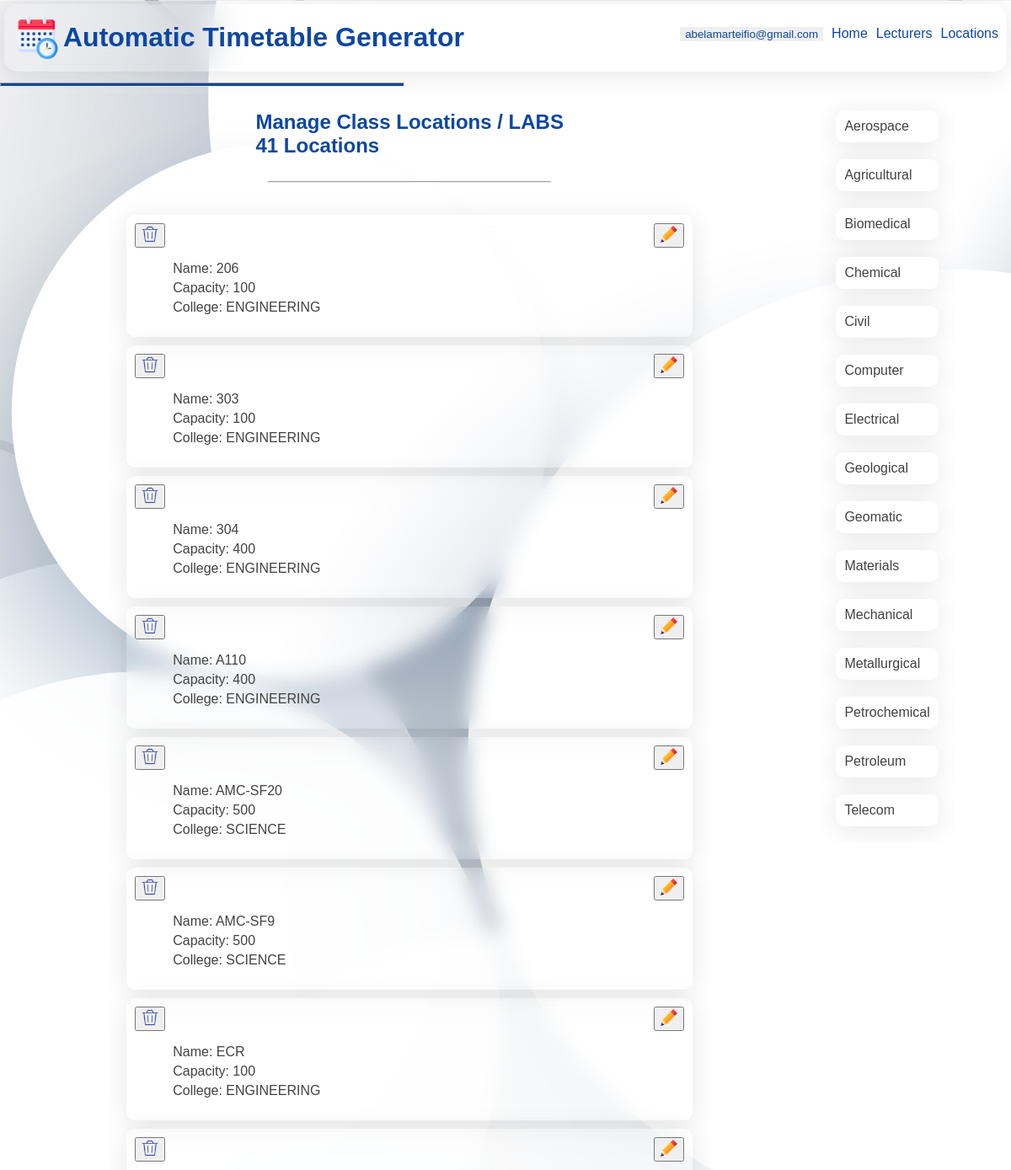
The app's page /abelamarteifio@gmail.com/locations (upper part), older data.
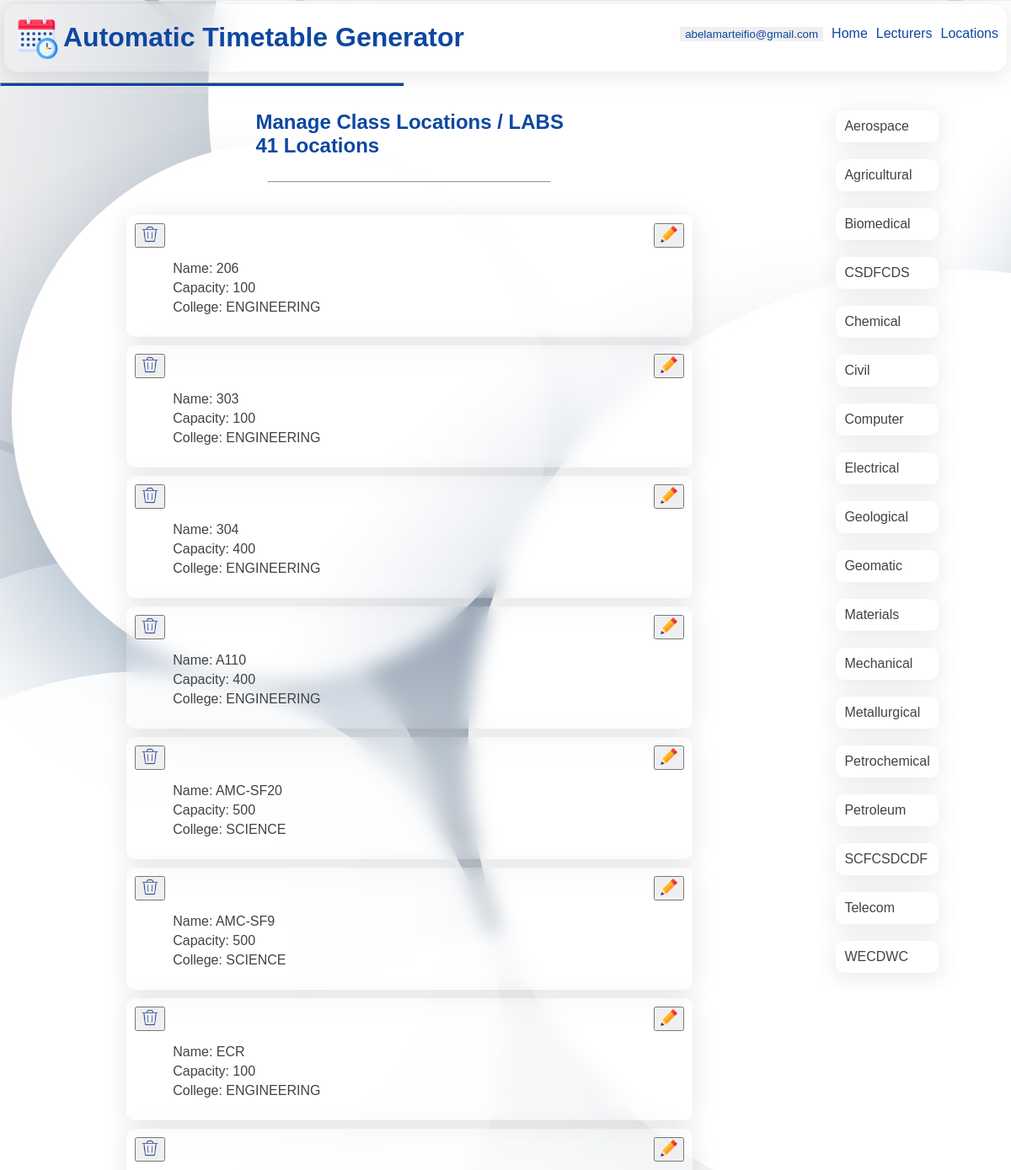
The same page, newer data.
### webversion/models.py (models this page shows, shortened)
class Location(models.Model):
    name = models.CharField(max_length=255, unique=True)
    capacity = models.IntegerField(default=0)
    is_Lab = models.BooleanField(default=False, null=True)
    about = models.CharField(max_length=255, null=True)
    is_in_same_college = models.BooleanField(default=True, null=True)
    college_main = models.ForeignKey("College", on_delete=models.CASCADE, related_name="location_college", null=True)
    college = models.CharField(max_length=255, null=True)
    creator = models.ForeignKey(UserAccount, on_delete=models.CASCADE, related_name="location_creator", null=True)
    floor = models.SmallIntegerField(null=True)

class Department(models.Model):
    name = models.CharField(max_length=255, null=True)
    code = models.CharField(max_length=50, null=True)
    college_main = models.ForeignKey("College", on_delete=models.CASCADE, related_name="department_college", null=True)
    college = models.CharField(max_length=255, null=True)
    max_yg = models.PositiveSmallIntegerField(default=4, null=True)
    creator = models.ForeignKey(UserAccount, on_delete=models.CASCADE, related_name="department_creator", null=True)
    limited = models.BooleanField(null=True)

### webversion/views.py (the view)
# urls.py: path("<str:email>/locations", views.locations, name="locations"),
def locations(request,email):
    user_id = UserAccount.objects.get(email=email).id
    template = loader.get_template("all-locations.html")
    locations = Location.objects.filter(creator_id=user_id).order_by("name")
    departments = Department.objects.filter(creator_id=user_id).order_by("name")
    colleges = College.objects.filter(creater=user_id)
    number = len(locations)
    context = {
        "locations":locations, "departments":departments, "number": number,
        "email": email, "colleges": colleges,
    }
    return HttpResponse(template.render(context, request))

### webversion/Templates/all-locations.html (shortened to what this page needs)
{% extends 'main.html' %}
{% load static %}
{% block content %}
    <div class="all-locations">
        <div class="some">
            <h2>Manage Class Locations / LABS <br>{{number}} locations</h2>
            <hr width="40%">
            <div class="left">
                {% for location in locations %}
                <div class="location-grid">
                    <div class="forms">
                        <form>
                            <button title="Delete Location" type="submit" id="deletelocation" formmethod="post" formaction="{% url 'deletelocation' email location.id %}">
                                <img src="{% static 'trash-can.png' %}" width="20px" height="20px" />
                            </button>
                        </form>
                        <form method="get" action="{% url 'modifylocation' email location.id %}">
                            <button title="Edit Location Details" type="submit" id="editlocation">
                                <img src="{% static 'pencil.png' %}" width="20px" height="20px" />
                            </button>
                        </form>
                    </div>
                    <ul title="{{location.about}}. College of: {{location.college}}">
                        <li>Name: {{location.name}}</li>
                        <li>Capacity: {{location.capacity}}</li>
                        <li>College: {{location.college}}</li>
                    </ul>
                </div>
                {% empty %}
                <p>Any locations you add will be shown here</p>
                {% endfor %}
            </div>
        </div>
        <div class="rightnav">
            <div class="rightsubnav">
                {% for department in departments %}
                <div class="departments" id="dept{% cycle "1" "2" "3" "4" "5" "6" "7" "8" "9" "10" "11" "12" "13" "14" "15" "16" "17" "18" "19" "20" "21" "22" "23" %}">
                    <a href="/{{email}}/select/{{department.college_main_id}}/{{department.name}}/{{department.max_yg}}">
                        {{department.name}}
                    </a>
                </div>
            {% endfor %}
            </div>
        </div>
    </div>
{% endblock %}

Row changes from the older to the newer data that the page shows:
added Department: name "CSDFCDS"
added Department: name "SCFCSDCDF"
added Department: name "WECDWC"
